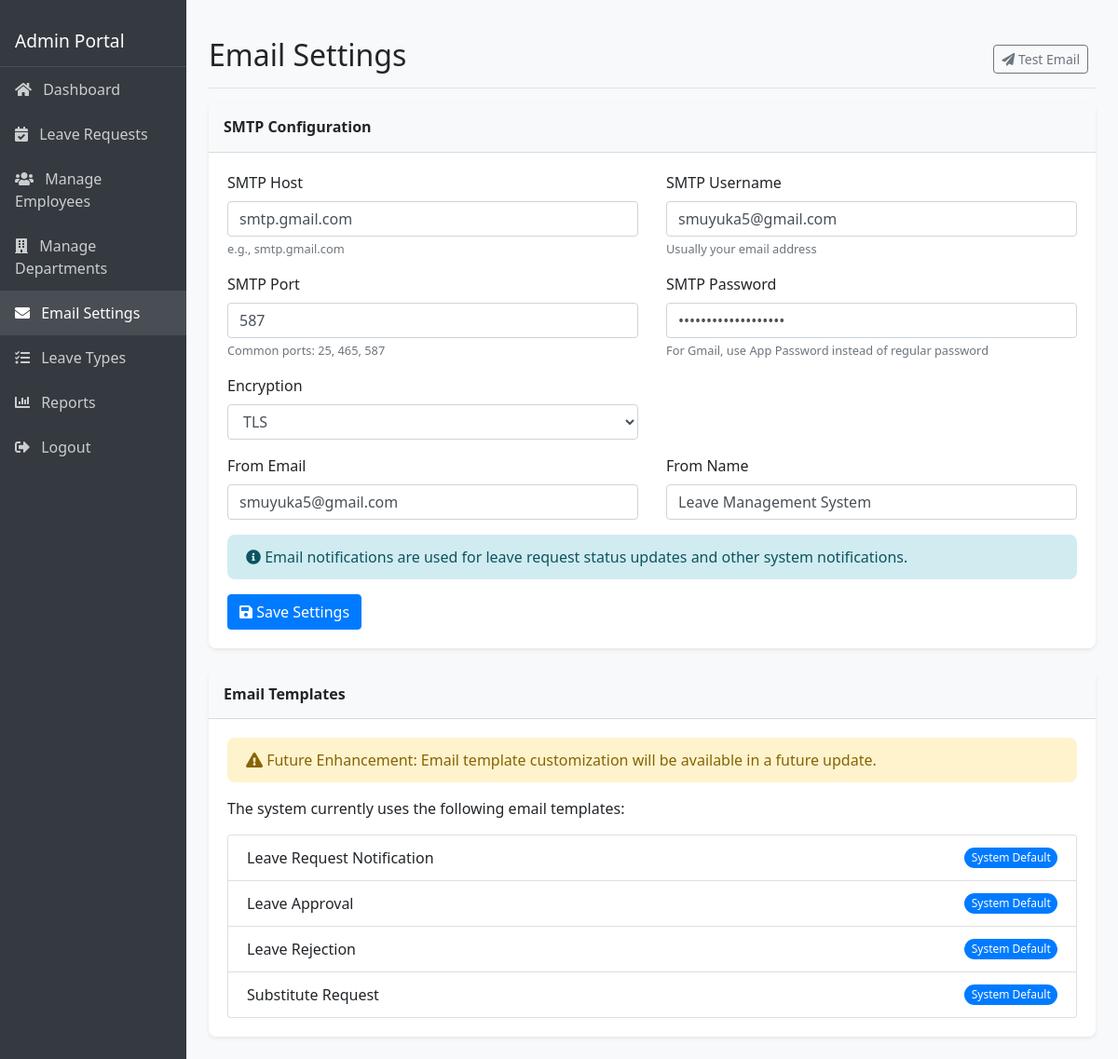
/admin/email_settings.php (signed in), run on the app's committed database.
### tables this page shows
CREATE TABLE `email_settings` (
  `id` int(11) NOT NULL,
  `smtp_host` varchar(255) NOT NULL,
  `smtp_port` int(11) NOT NULL,
  `smtp_username` varchar(255) NOT NULL,
  `smtp_password` varchar(255) NOT NULL,
  `smtp_from_email` varchar(255) NOT NULL,
  `smtp_from_name` varchar(255) NOT NULL,
  `smtp_encryption` enum('tls','ssl') NOT NULL DEFAULT 'tls',
  `updated_at` timestamp NOT NULL DEFAULT current_timestamp() ON UPDATE current_timestamp()
);

### admin/email_settings.php (the view, shortened to what this page needs)
<?php
include "../includes/dbconnect.php";
$query = "SELECT * FROM email_settings LIMIT 1";
$result = mysqli_query($conn, $query);
$settings = mysqli_fetch_assoc($result);
?>
<!DOCTYPE html>
<html lang="en">
<head>
    <link rel="stylesheet" href="https://stackpath.bootstrapcdn.com/bootstrap/4.5.2/css/bootstrap.min.css">
    <link rel="stylesheet" href="https://cdnjs.cloudflare.com/ajax/libs/font-awesome/5.15.3/css/all.min.css">
    <link rel="stylesheet" href="css/admin_dashboard.css">
</head>
<body>
    <div class="container-fluid">
        <div class="row">
            <nav class="col-md-2 d-none d-md-block bg-dark sidebar">
                <div class="sidebar-sticky">
                    <div class="sidebar-header">
                        <h3>Admin Portal</h3>
                    </div>
                    <ul class="nav flex-column">
                        <li class="nav-item">
                            <a class="nav-link" href="dashboard.php">
                                <i class="fas fa-home"></i> Dashboard
                            </a>
                        </li>
                        <li class="nav-item">
                            <a class="nav-link" href="leave_requests.php">
                                <i class="fas fa-calendar-check"></i> Leave Requests
                            </a>
                        </li>
                        <li class="nav-item">
                            <a class="nav-link" href="manage_employees.php">
                                <i class="fas fa-users"></i> Manage Employees
                            </a>
                        </li>
                        <li class="nav-item">
                            <a class="nav-link" href="manage_departments.php">
                                <i class="fas fa-building"></i> Manage Departments
                            </a>
                        </li>
                        <li class="nav-item">
                            <a class="nav-link active" href="email_settings.php">
                                <i class="fas fa-envelope"></i> Email Settings
                            </a>
                        </li>
                        <li class="nav-item">
                            <a class="nav-link" href="leave_types.php">
                                <i class="fas fa-tasks"></i> Leave Types
                            </a>
                        </li>
                        <li class="nav-item">
                            <a class="nav-link" href="reports.php">
                                <i class="fas fa-chart-bar"></i> Reports
                            </a>
                        </li>
                        <li class="nav-item">
                            <a class="nav-link" href="../logout.php">
                                <i class="fas fa-sign-out-alt"></i> Logout
                            </a>
                        </li>
                    </ul>
                </div>
            </nav>
            <main role="main" class="col-md-10 ml-sm-auto px-4">
                <div class="d-flex justify-content-between flex-wrap flex-md-nowrap align-items-center pt-3 pb-2 mb-3 border-bottom">
                    <h1 class="h2">Email Settings</h1>
                    <div class="btn-toolbar mb-2 mb-md-0">
                        <a href="test_email.php" class="btn btn-sm btn-outline-secondary mr-2">
                            <i class="fas fa-paper-plane"></i> Test Email
                        </a>
                    </div>
                </div>
                <div class="card">
                    <div class="card-header">
                        <h5 class="card-title mb-0">SMTP Configuration</h5>
                    </div>
                    <div class="card-body">
                        <form method="post">
                            <div class="row">
                                <div class="col-md-6">
                                    <div class="form-group">
                                        <label for="smtp_host">SMTP Host</label>
                                        <input type="text" class="form-control" id="smtp_host" name="smtp_host" value="<?php echo htmlspecialchars($settings['smtp_host'] ?? ''); ?>" required>
                                        <small class="form-text text-muted">e.g., smtp.gmail.com</small>
                                    </div>
                                    <div class="form-group">
                                        <label for="smtp_port">SMTP Port</label>
                                        <input type="number" class="form-control" id="smtp_port" name="smtp_port" value="<?php echo $settings['smtp_port'] ?? 587; ?>" required>
                                        <small class="form-text text-muted">Common ports: 25, 465, 587</small>
                                    </div>
                                    <div class="form-group">
                                        <label for="smtp_encryption">Encryption</label>
                                        <select class="form-control" id="smtp_encryption" name="smtp_encryption">
                                            <option value="tls" <?php echo (isset($settings['smtp_encryption']) && $settings['smtp_encryption'] == 'tls') ? 'selected' : ''; ?>>TLS</option>
                                        </select>
                                    </div>
                                </div>
                                <div class="col-md-6">
                                    <div class="form-group">
                                        <label for="smtp_username">SMTP Username</label>
                                        <input type="text" class="form-control" id="smtp_username" name="smtp_username" value="<?php echo htmlspecialchars($settings['smtp_username'] ?? ''); ?>" required>
                                        <small class="form-text text-muted">Usually your email address</small>
                                    </div>
                                    <div class="form-group">
                                        <label for="smtp_password">SMTP Password</label>
                                        <input type="password" class="form-control" id="smtp_password" name="smtp_password" value="<?php echo htmlspecialchars($settings['smtp_password'] ?? ''); ?>" required>
                                        <small class="form-text text-muted">For Gmail, use App Password instead of regular password</small>
                                    </div>
                                </div>
                                <div class="col-md-6">
                                    <div class="form-group">
                                        <label for="smtp_from_email">From Email</label>
                                        <input type="email" class="form-control" id="smtp_from_email" name="smtp_from_email" value="<?php echo htmlspecialchars($settings['smtp_from_email'] ?? ''); ?>" required>
                                    </div>
                                </div>
                                <div class="col-md-6">
                                    <div class="form-group">
                                        <label for="smtp_from_name">From Name</label>
                                        <input type="text" class="form-control" id="smtp_from_name" name="smtp_from_name" value="<?php echo htmlspecialchars($settings['smtp_from_name'] ?? 'Leave Management System'); ?>" required>
                                    </div>
                                </div>
                            </div>
                            <div class="alert alert-info">
                                <i class="fas fa-info-circle"></i> Email notifications are used for leave request status updates and other system notifications.
                            </div>
                            <button type="submit" name="update_settings" class="btn btn-primary">
                                <i class="fas fa-save"></i> Save Settings
                            </button>
                        </form>
                    </div>
                </div>
                <div class="card mt-4">
                    <div class="card-header">
                        <h5 class="card-title mb-0">Email Templates</h5>
                    </div>
                    <div class="card-body">
                        <div class="alert alert-warning">
                            <i class="fas fa-exclamation-triangle"></i> Future Enhancement: Email template customization will be available in a future update.
                        </div>
                        <p>The system currently uses the following email templates:</p>
                        <ul class="list-group">
                            <li class="list-group-item d-flex justify-content-between align-items-center">
                                Leave Request Notification
                                <span class="badge badge-primary badge-pill">System Default</span>
                            </li>
                            <li class="list-group-item d-flex justify-content-between align-items-center">
                                Leave Approval
                                <span class="badge badge-primary badge-pill">System Default</span>
                            </li>
                            <li class="list-group-item d-flex justify-content-between align-items-center">
                                Leave Rejection
                                <span class="badge badge-primary badge-pill">System Default</span>
                            </li>
                            <li class="list-group-item d-flex justify-content-between align-items-center">
                                Substitute Request
                                <span class="badge badge-primary badge-pill">System Default</span>
                            </li>
                        </ul>
                    </div>
                </div>
            </main>
        </div>
    </div>
</body>
</html>

### admin/css/admin_dashboard.css (style rules this page uses)
body { font-family: 'Segoe UI', Tahoma, Geneva, Verdana, sans-serif; background-color: #f8f9fa; }
.sidebar { position: fixed; top: 0; bottom: 0; left: 0; z-index: 100; padding: 0; box-shadow: inset -1px 0 0 rgba(0, 0, 0, .1); }
.sidebar-sticky { position: relative; top: 0; height: calc(100vh - 48px); padding-top: 1rem; overflow-x: hidden; overflow-y: auto; }
.sidebar-header { padding: 1rem; border-bottom: 1px solid rgba(255, 255, 255, 0.1); }
.sidebar-header h3 { color: #fff; font-size: 1.2rem; margin: 0; }
.sidebar .nav-link { font-weight: 500; color: rgba(255, 255, 255, 0.75); padding: 0.75rem 1rem; }
.sidebar .nav-link.active { color: #fff; background-color: rgba(255, 255, 255, 0.1); }
.sidebar .nav-link i { margin-right: 0.5rem; }
main { padding-top: 1.5rem; }
.card { margin-bottom: 1.5rem; border: none; border-radius: 0.5rem; box-shadow: 0 0.125rem 0.25rem rgba(0, 0, 0, 0.075); transition: transform 0.2s ease-in-out; }
.card-header { background-color: #f8f9fa; border-bottom: 1px solid rgba(0, 0, 0, 0.125); padding: 1rem; }
.card-title { margin-bottom: 0; font-size: 1rem; font-weight: 600; }
.badge { font-weight: 500; padding: 0.4em 0.6em; }
.btn { border-radius: 0.25rem; font-weight: 500; }
.btn-sm { padding: 0.25rem 0.5rem; font-size: 0.875rem; }
.alert { border-radius: 0.5rem; border: none; }

### data on the page
email_settings: smtp_host "smtp.gmail.com", smtp_port "587", smtp_encryption "TLS", smtp_username "smuyuka5@gmail.com", smtp_from_email "smuyuka5@gmail.com", smtp_from_name "Leave Management System"
